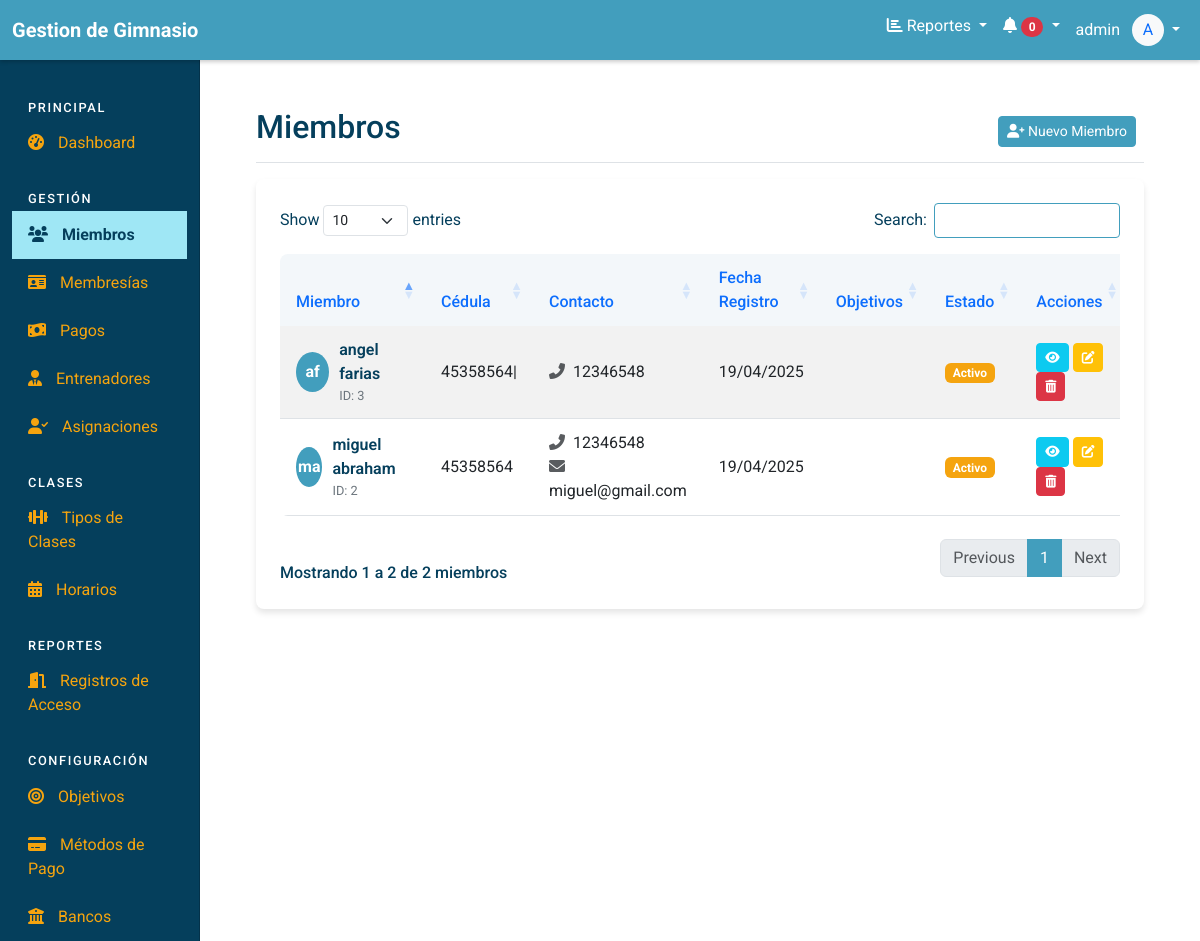
/miembros/ (signed in), run on the app's committed database.
### app_gimnasio/models.py (models this page shows, shortened)
class Miembro(models.Model):
    cedula = models.CharField(max_length=20, unique=True, verbose_name="Cédula")
    nombre = models.CharField(max_length=100, verbose_name="Nombre(s)")
    apellido = models.CharField(max_length=100, verbose_name="Apellido(s)")
    fecha_nacimiento = models.DateField(blank=True, null=True, verbose_name="Fecha de Nacimiento")
    telefono = models.CharField(max_length=20, blank=True, null=True, verbose_name="Teléfono")
    correo_electronico = models.EmailField(blank=True, null=True, verbose_name="Correo Electrónico")
    direccion = models.TextField(blank=True, null=True, verbose_name="Dirección")
    fecha_registro = models.DateField(auto_now_add=True, verbose_name="Fecha de Registro")
    id_huella = models.CharField(max_length=100, unique=True, blank=True, null=True, verbose_name="ID Huella Dactilar")
    foto = models.ImageField(upload_to='fotos_miembros/', blank=True, null=True, verbose_name="Foto")
    condicion_medica = models.TextField(blank=True, null=True, verbose_name="Condiciones Médicas")
    contacto_emergencia_nombre = models.CharField(max_length=200, blank=True, null=True, verbose_name="Nombre Contacto Emergencia")
    contacto_emergencia_parentesco = models.CharField(max_length=50, blank=True, null=True, verbose_name="Parentesco Contacto Emergencia")
    contacto_emergencia_telefono = models.CharField(max_length=20, blank=True, null=True, verbose_name="Teléfono Contacto Emergencia")
    notas = models.TextField(blank=True, null=True, verbose_name="Notas Adicionales")
    objetivos = models.ManyToManyField(Objetivo, blank=True, verbose_name="Objetivos")
    def tiene_membresia_activa(self):
        return self.membresia_set.filter(activa=True).exists()
    class Meta:
        verbose_name = "Miembro"
        verbose_name_plural = "Miembros"

### app_gimnasio/views.py (the view)
# urls.py: path('miembros/', views.miembro_list, name='miembro_list'),
@login_required
def miembro_list(request):
    miembros = Miembro.objects.prefetch_related('objetivos').all().order_by('apellido', 'nombre')
    hoy = timezone.now().date()
    miembros_con_membresia = Membresia.objects.filter(
        activa=True,
        fecha_vencimiento__gte=hoy
    ).values_list('miembro_id', flat=True)
    context = {
        'miembros': miembros,
        'miembros_con_membresia': miembros_con_membresia,
        'total_miembros': miembros.count()
    }
    return render(request, 'app_gimnasio/miembro_list.html', context)

### app_gimnasio/templates/app_gimnasio/miembro_list.html (shortened to what this page needs)
{% extends 'app_gimnasio/base.html' %}
{% block extra_css %}
<link rel="stylesheet" href="https://cdn.datatables.net/1.11.5/css/dataTables.bootstrap5.min.css">
<link rel="stylesheet" href="https://cdn.datatables.net/responsive/2.2.9/css/responsive.bootstrap5.min.css">
{% endblock %}
{% block content %}
<div class="d-flex justify-content-between flex-wrap flex-md-nowrap align-items-center pt-3 pb-2 mb-3 border-bottom">
    <h1 class="h2">Miembros</h1>
    <div class="btn-toolbar mb-2 mb-md-0">
        <div class="btn-group me-2">
            <a href="{% url 'app_gimnasio:miembro_create' %}" class="btn btn-sm btn-primary">
                <i class="fas fa-user-plus"></i> Nuevo Miembro
            </a>
        </div>
    </div>
</div>
<div class="row mb-4">
    <div class="col-md-12">
        <div class="table-container">
            <div class="table-responsive">
                <table id="miembros-table" class="table table-striped table-hover">
                    <thead>
                        <tr>
                            <th>Miembro</th>
                            <th>Cédula</th>
                            <th>Contacto</th>
                            <th>Fecha Registro</th>
                            <th>Objetivos</th>
                            <th>Estado</th>
                            <th>Acciones</th>
                        </tr>
                    </thead>
                    <tbody>
                        {% for miembro in miembros %}
                        <tr>
                            <td>
                                <div class="member-info">
                                    {% if miembro.foto %}
                                    <img src="{{ miembro.foto.url }}" alt="{{ miembro.nombre }}" class="member-avatar">
                                    {% else %}
                                    <div class="member-avatar">{{ miembro.nombre|slice:":1" }}{{ miembro.apellido|slice:":1" }}</div>
                                    {% endif %}
                                    <div class="member-details">
                                        <div class="member-name">{{ miembro.nombre }} {{ miembro.apellido }}</div>
                                        <div class="member-id">ID: {{ miembro.id }}</div>
                                    </div>
                                </div>
                            </td>
                            <td>{{ miembro.cedula }}</td>
                            <td>
                                {% if miembro.telefono %}
                                <div><i class="fas fa-phone-alt me-1 text-muted"></i> {{ miembro.telefono }}</div>
                                {% endif %}
                                {% if miembro.correo_electronico %}
                                <div><i class="fas fa-envelope me-1 text-muted"></i> {{ miembro.correo_electronico }}</div>
                                {% endif %}
                            </td>
                            <td>{{ miembro.fecha_registro|date:"d/m/Y" }}</td>
                            <td>
                            </td>
                            <td>
                                {% if miembro.tiene_membresia_activa %}
                                <span class="badge bg-success">Activo</span>
                                {% else %}
                                <span class="badge bg-danger">Inactivo</span>
                                {% endif %}
                            </td>
                            <td>
                                <div class="action-buttons">
                                    <a href="{% url 'app_gimnasio:miembro_detail' miembro.id %}" class="btn btn-sm btn-info text-white" title="Ver detalles">
                                        <i class="fas fa-eye"></i>
                                    </a>
                                    <a href="{% url 'app_gimnasio:miembro_update' miembro.id %}" class="btn btn-sm btn-warning text-white" title="Editar">
                                        <i class="fas fa-edit"></i>
                                    </a>
                                    <a href="{% url 'app_gimnasio:miembro_delete' miembro.id %}" class="btn btn-sm btn-danger btn-delete" title="Eliminar">
                                        <i class="fas fa-trash-alt"></i>
                                    </a>
                                </div>
                            </td>
                        </tr>
                        {% empty %}
                        <tr>
                            <td colspan="7" class="text-center">No hay miembros registrados</td>
                        </tr>
                        {% endfor %}
                    </tbody>
                </table>
            </div>
        </div>
    </div>
</div>
{% endblock %}

### app_gimnasio/templates/app_gimnasio/base.html (shortened to what this page needs)
<!DOCTYPE html>
<html lang="es">
<head>
    <link href="https://cdn.jsdelivr.net/npm/bootstrap@5.3.0-alpha1/dist/css/bootstrap.min.css" rel="stylesheet">
    <link rel="stylesheet" href="https://cdnjs.cloudflare.com/ajax/libs/font-awesome/6.0.0/css/all.min.css">
    {% load static %}
    <link rel="stylesheet" href="{% static 'css/styles.css' %}">
    <link rel="stylesheet" href="{% static 'css/reportes.css' %}">
    <link href="https://cdn.jsdelivr.net/npm/select2@4.1.0-rc.0/dist/css/select2.min.css" rel="stylesheet" />
    {% block extra_css %}{% endblock %}
</head>
<body>
    <nav class="navbar navbar-expand-lg navbar-dark">
        <div class="container-fluid">
            <a class="navbar-brand" href="{% url 'app_gimnasio:dashboard' %}">
                <span class="fw-bold">Gestion de Gimnasio</span>
            </a>
            <div class="collapse navbar-collapse" id="navbarSupportedContent">
                <ul class="navbar-nav ms-auto mb-2 mb-lg-0">
                    <li class="nav-item dropdown">
                        <a class="nav-link dropdown-toggle" href="#" id="navbarDropdownReportes" role="button" data-bs-toggle="dropdown" aria-expanded="false">
                            <i class="fas fa-chart-bar"></i> Reportes
                        </a>
                    </li>
                    <li class="nav-item dropdown">
                        <a class="nav-link dropdown-toggle" href="#" id="navbarDropdown" role="button" data-bs-toggle="dropdown" aria-expanded="false">
                            <i class="fas fa-bell"></i>
                            <span class="badge bg-danger rounded-pill">0</span>
                        </a>
                    </li>
                    <li class="nav-item dropdown">
                        <a class="nav-link dropdown-toggle" href="#" id="userDropdown" role="button" data-bs-toggle="dropdown" aria-expanded="false">
                            <span class="d-none d-lg-inline me-2">{{ request.user.username }}</span>
                            <div class="avatar rounded-circle bg-light text-primary d-inline-flex align-items-center justify-content-center" style="width: 32px; height: 32px;">
                                {{ request.user.username|slice:":1"|upper }}
                            </div>
                        </a>
                    </li>
                </ul>
            </div>
        </div>
    </nav>
    <div class="container-fluid">
        <div class="row">
            <nav id="sidebar" class="col-md-3 col-lg-2 d-md-block sidebar">
                <div class="position-sticky pt-3">
                    <ul class="nav flex-column">
                        <li class="nav-item">
                            <h6 class="sidebar-heading px-3 mt-4 mb-1">Principal</h6>
                        </li>
                        <li class="nav-item">
                            <a class="nav-link {% if request.resolver_match.url_name == 'dashboard' %}active{% endif %}" href="{% url 'app_gimnasio:dashboard' %}">
                                <i class="fas fa-tachometer-alt"></i> Dashboard
                            </a>
                        </li>
                        <li class="nav-item">
                            <h6 class="sidebar-heading px-3 mt-4 mb-1">Gestión</h6>
                        </li>
                        <li class="nav-item">
                            <a class="nav-link {% if 'miembro' in request.resolver_match.url_name %}active{% endif %}" href="{% url 'app_gimnasio:miembro_list' %}">
                                <i class="fas fa-users"></i> Miembros
                            </a>
                        </li>
                        <li class="nav-item">
                            <a class="nav-link {% if 'membresia' in request.resolver_match.url_name %}active{% endif %}" href="{% url 'app_gimnasio:membresia_list' %}">
                                <i class="fas fa-id-card"></i> Membresías
                            </a>
                        </li>
                        <li class="nav-item">
                            <a class="nav-link {% if 'pago' in request.resolver_match.url_name %}active{% endif %}" href="{% url 'app_gimnasio:pago_list' %}">
                                <i class="fas fa-money-bill-wave"></i> Pagos
                            </a>
                        </li>
                        <li class="nav-item">
                            <a class="nav-link {% if 'entrenador' in request.resolver_match.url_name %}active{% endif %}" href="{% url 'app_gimnasio:entrenador_list' %}">
                                <i class="fas fa-user-tie"></i> Entrenadores
                            </a>
                        </li>
                        <li class="nav-item">
                            <a class="nav-link {% if 'asignacion' in request.resolver_match.url_name %}active{% endif %}" href="{% url 'app_gimnasio:asignacion_list' %}">
                                <i class="fas fa-user-check"></i> Asignaciones
                            </a>
                        </li>
                        <li class="nav-item">
                            <h6 class="sidebar-heading px-3 mt-4 mb-1">Clases</h6>
                        </li>
                        <li class="nav-item">
                            <a class="nav-link {% if 'tipo_clase' in request.resolver_match.url_name %}active{% endif %}" href="{% url 'app_gimnasio:tipo_clase_list' %}">
                                <i class="fas fa-dumbbell"></i> Tipos de Clases
                            </a>
                        </li>
                        <li class="nav-item">
                            <a class="nav-link {% if 'horario_clase' in request.resolver_match.url_name %}active{% endif %}" href="{% url 'app_gimnasio:horario_clase_list' %}">
                                <i class="fas fa-calendar-alt"></i> Horarios
                            </a>
                        </li>
                        <li class="nav-item">
                            <h6 class="sidebar-heading px-3 mt-4 mb-1">Reportes</h6>
                        </li>
                        <li class="nav-item">
                            <a class="nav-link {% if 'registro_acceso' in request.resolver_match.url_name %}active{% endif %}" href="{% url 'app_gimnasio:registro_acceso_list' %}">
                                <i class="fas fa-door-open"></i> Registros de Acceso
                            </a>
                        </li>
                        <li class="nav-item">
                            <h6 class="sidebar-heading px-3 mt-4 mb-1">Configuración</h6>
                        </li>
                        <li class="nav-item">
                            <a class="nav-link {% if 'objetivo' in request.resolver_match.url_name %}active{% endif %}" href="{% url 'app_gimnasio:objetivo_list' %}">
                                <i class="fas fa-bullseye"></i> Objetivos
                            </a>
                        </li>
                        <li class="nav-item">
                            <a class="nav-link {% if 'metodo_pago' in request.resolver_match.url_name %}active{% endif %}" href="{% url 'app_gimnasio:metodo_pago_list' %}">
                                <i class="fas fa-credit-card"></i> Métodos de Pago
                            </a>
                        </li>
                        <li class="nav-item">
                            <a class="nav-link {% if 'banco' in request.resolver_match.url_name %}active{% endif %}" href="{% url 'app_gimnasio:banco_list' %}">
                                <i class="fas fa-university"></i> Bancos
                            </a>
                        </li>
                    </ul>
                </div>
            </nav>
            <main class="col-md-9 ms-sm-auto col-lg-10 px-md-4">
                <div class="main-content">
                    {% block content %}{% endblock %}
                </div>
            </main>
        </div>
    </div>
    {% load static %}
</body>
</html>

### data on the page
Miembro: nombre "m", apellido "a", nombre "miguel", apellido "abraham", id "2", cedula "45358564", telefono "12346548", correo_electronico "miguel@gmail.com", fecha_registro "19/04/2025", shows "Activo"
Miembro: nombre "a", apellido "f", nombre "angel", apellido "farias", id "3", cedula "45358564|", telefono "12346548", fecha_registro "19/04/2025", shows "Activo"

### other printed values
{{ request.user.username }} "admin"
{{ request.user.username|slice:":1"|upper }} "A"
